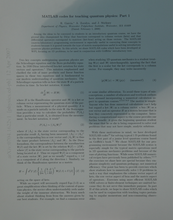
%> input picture shadowed.png, 173 x 220 px, shrunk from 1287 x 1638 before the run
$ octave main.m   (GNU Octave 9; MATLAB toolbox functions it lacks are replaced by stand-ins)
%> lines starting %> are read from the running program, lines starting %| are printed output that depends on the picture; in (x1, y1, x2, y2) boxes, pixels count from 0 and x2, y2 are one past the last pixel; in counts of white or black regions, pixels touching at a corner belong together; the program's own positions count from 1
%> further down, A is the input picture: size 220x173x3 uint8; mean R, G, B 115.1, 124.6, 124.7
### shadowRemoval.m
function result = shadowRemoval(img)


gray=rgb2gray(img); % gray version of image for intensity operations


T = adaptthresh(gray, 0.7);
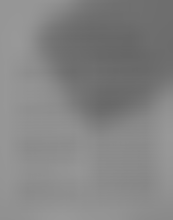
%> T: size 220x173 double; min 0.406, max 0.598, mean 0.52
imbinary=imbinarize(gray,T);
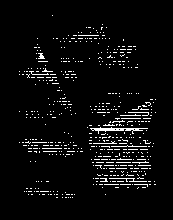
%> imbinary: size 220x173 logical; 4.6% white in thin lines or dots, all inside (x1, y1, x2, y2) = (19, 15, 156, 198)
% making binary image with with Bradley's Adaptive Thresholding to get
% precise positions for determining global reference color


for i = 1 : size(imbinary,1)
    for j = 1 : size(imbinary,2)
        if imbinary(i,j) == 1
            imbinary(i,j) = 255;
        else
            imbinary(i,j) = 0;
        end
    end
end

%three iteration to get the consistent background map
temp=img;

for i= 1:3
    bg=EvaluationIllumination(temp,2);
    temp=bg;
end


bg_gray=rgb2gray(bg); %converting to gray bg for making it suitable for otsu's


bg_gray=medfilt2(bg_gray); % median filter using 3x3 kernel for smoothing


T=graythresh(bg_gray); % calculating threshold using otsu's method
shadowMap=imbinarize(bg_gray,T);
shadowMap=~shadowMap;


S=FindReferenceBg(bg,imbinary,shadowMap);  % Calculating global bg reference color
local_bg_reference=EvaluationIllumination(img,1); %local bg reference background


%removing shadows from original image by shadow scale
result=RemoveShadowByBgColorRatio(img,local_bg_reference,S); %till here


end

### EvaluationIllumination.m
function dst = EvaluationIllumination(src, sz)
[height, width, ~] = size(src);
dst = zeros(height, width, 3);
for i = 1:height
    for j = 1:width
        %making a neighbourhood window
        minH = max(i - sz, 1);
        maxH = min(i + sz, height);
        minW = max(j - sz, 1);
        maxW = min(j + sz, width);

        max_valueBGR = [0, 0, 0];
        min_valueBGR = [0, 0, 0];

        for ii = minH:maxH
            for jj = minW:maxW
                %getting max and min in neighbourhood
                max_valueBGR(1) = max(max_valueBGR(1), src(ii, jj, 1));
                min_valueBGR(1) = min(min_valueBGR(1), src(ii, jj, 1));

                max_valueBGR(2) = max(max_valueBGR(2), src(ii, jj, 2));
                min_valueBGR(2) = min(min_valueBGR(2), src(ii, jj, 2));

                max_valueBGR(3) = max(max_valueBGR(3), src(ii, jj, 3));
                min_valueBGR(3) = min(min_valueBGR(3), src(ii, jj, 3));
            end
        end

        %fusing according to fusionfactor
        for k = 1:3
            if max_valueBGR(k) > 0
                fusionFactor = (max_valueBGR(k) - min_valueBGR(k)) / max_valueBGR(k);
                value = max_valueBGR(k) * fusionFactor + min_valueBGR(k) * (1 - fusionFactor);
                dst(i, j, k) = value;
            else
                dst(i, j, k) = src(i, j, k);
            end
        end

    end
end
dst=uint8(dst);
end

### main.m
clc
clear
close all


A=imread("shadowed.png"); %shadowed input image

%> (the run ends here)
